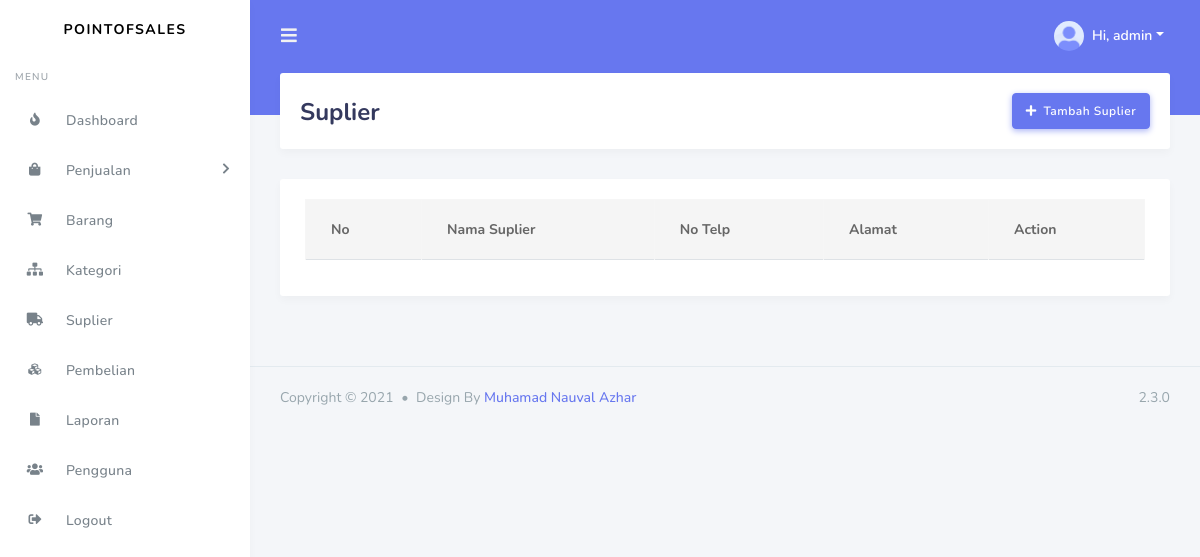
Page /suplier.php (signed in) on the earlier database version.
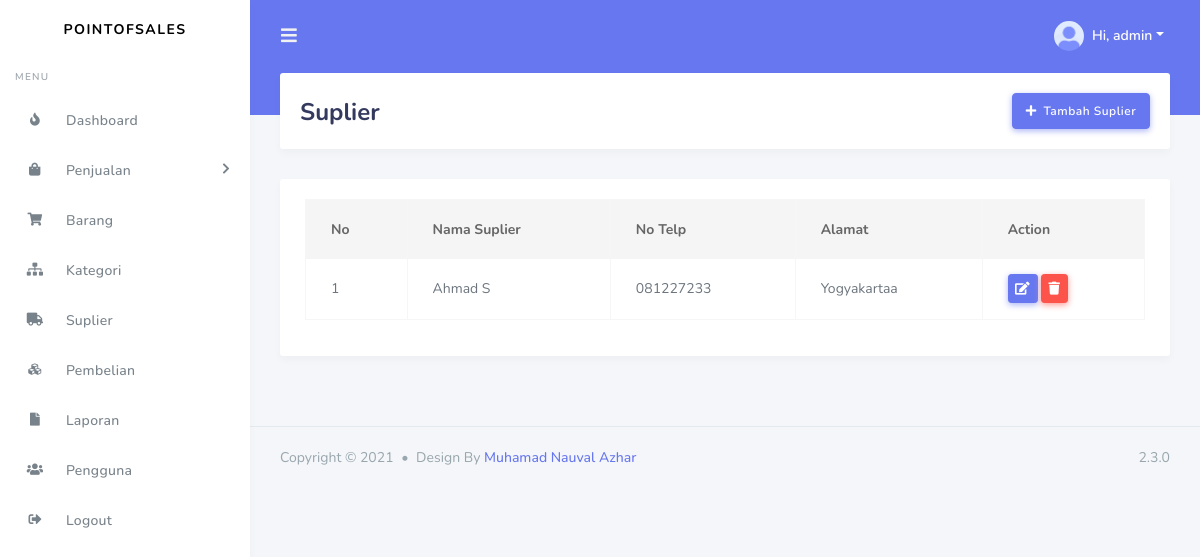
Same page on the later database version.
### tables this page shows
CREATE TABLE `tbl_suplier` (
  `suplier_id` int(11) NOT NULL,
  `suplier_name` varchar(50) NOT NULL,
  `suplier_alamat` varchar(120) NOT NULL,
  `suplier_notlp` varchar(20) NOT NULL
);

### suplier.php (the view, shortened to what this page needs)
<?php
include('./include/koneksi.php');
if(strlen($_SESSION['username'])==0)
	{
header('location:login.php');
}
else{
?>
<?php include('./include/head.php');?>
<?php include('./include/navbar.php');?>
<?php include('./include/sidebar.php');?>
<div class="main-content">
  <section class="section">
    <div class="section-header">
      <h1>Suplier</h1>
      <div class="section-header-breadcrumb">
          <button class="btn btn-primary btn-icon icon-left" data-toggle="modal" data-target="#AddStok"><i class="fas fa-plus"></i> Tambah Suplier</button>
      </div>
    </div>
    <div class="section-body">
        <div class="row">
            <div class="col">
                <div class="card">
                    <div class="card-body">
                        <table id="example2" class="table table-bordered table-hover">
                            <thead>
                                <tr>
                                    <th>No</th>
                                    <th>Nama Suplier</th>
                                    <th>No Telp</th>
                                    <th>Alamat</th>
                                    <th>Action</th>
                                </tr>
                            </thead>
                            <tbody>
                                <?php
                                        $sql = "select * from tbl_suplier";
                                        $query = $dbh -> prepare($sql);
                                        $query->execute();
                                        $results=$query->fetchAll(PDO::FETCH_OBJ);
                                        $nmr=1;
                                        if($query->rowCount() > 0){
                                            foreach($results as $res){
                                    ?>
                                <tr>
                                    <td><?php echo htmlentities($nmr);?></td>
                                    <td><?php echo htmlentities($res->suplier_name);?></td>
                                    <td><?php echo htmlentities($res->suplier_notlp);?></td>
                                    <td><?php echo htmlentities($res->suplier_alamat);?></td>
                                    <td>
                                        <button class="btn btn-sm btn-primary" data-toggle="modal" data-target="#MyModal<?php echo $res->suplier_id;?>"><i class="fas fa-edit"></i></button>
                                        <a href="suplier.php?del=<?php echo $res->suplier_id;?>" onclick="return confirm('Do you want to delete');" class="btn btn-sm btn-danger"><i class="fas fa-trash"></i></a>
                                    </td>
                                </tr>
                                <?php $nmr=$nmr+1; } } ?>
                            </tbody>
                        </table>
                    </div>
                </div>
            </div>
        </div>
    </div>
  </section>
</div>
<?php include('./include/footer.php');?>
<?php include('./include/script.php');?>
</body>
</html>
<?php } ?>

### include/head.php (shortened to what this page needs)
<!DOCTYPE html>
<html lang="en">
<head>
  <link rel="stylesheet" href="assets/plugins/datatables-bs4/css/dataTables.bootstrap4.min.css">
  <link rel="stylesheet" href="assets/plugins/datatables-responsive/css/responsive.bootstrap4.min.css">
  <link rel="stylesheet" href="assets/plugins/datatables-buttons/css/buttons.bootstrap4.min.css">
  <link rel="stylesheet" href="https://stackpath.bootstrapcdn.com/bootstrap/4.3.1/css/bootstrap.min.css">
  <link rel="stylesheet" href="https://use.fontawesome.com/releases/v5.7.2/css/all.css">
  <link rel="stylesheet" href="assets/dist/css/iziToast.min.css">
  <link rel="stylesheet" href="./assets/css/style.css">
  <link rel="stylesheet" href="./assets/css/components.css">
</head>

### include/navbar.php (shortened to what this page needs)
<body>
  <div id="app">
    <div class="main-wrapper">
      <div class="navbar-bg"></div>
        <nav class="navbar navbar-expand-lg main-navbar">
                <form class="form-inline mr-auto">
                <ul class="navbar-nav mr-3">
                    <li><a href="#" data-toggle="sidebar" class="nav-link nav-link-lg"><i class="fas fa-bars"></i></a></li>
                </ul>
                </form>
                <ul class="navbar-nav navbar-right">
                <li class="dropdown"><a href="#" data-toggle="dropdown" class="nav-link dropdown-toggle nav-link-lg nav-link-user">
                    <img alt="image" src="./assets/img/avatar/avatar-1.png" class="rounded-circle mr-1">
                    <div class="d-sm-none d-lg-inline-block">Hi, <?= $_SESSION['username']?></div></a>
                </li>
                </ul>
            </nav>

### include/sidebar.php (shortened to what this page needs)
<div class="main-sidebar">
        <aside id="sidebar-wrapper">
          <div class="sidebar-brand">
            <a href="index.html">PointOfSales</a>
          </div>
          <ul class="sidebar-menu">
              <li class="menu-header">MENU</li>
              <li><a class="nav-link" href="index.php"><i class="fas fa-fire"></i> <span>Dashboard</span></a></li>
              <li class="nav-item dropdown">
                <a href="#" class="nav-link has-dropdown"><i class="fas fa-shopping-bag"></i><span>Penjualan</span></a>
              </li>
              <li><a class="nav-link" href="barang.php"><i class="fas fa-shopping-cart"></i> <span>Barang</span></a></li>
              <li><a class="nav-link" href="kategori.php"><i class="fas fa-sitemap"></i> <span>Kategori</span></a></li>
              <li><a class="nav-link" href="suplier.php"><i class="fas fa-truck"></i> <span>Suplier</span></a></li>
              <li><a class="nav-link" href="pembelian.php"><i class="fas fa-cubes"></i> <span>Pembelian</span></a></li>
              <li><a class="nav-link" href="laporan.php"><i class="fas fa-file"></i> <span>Laporan</span></a></li>
              <li><a class="nav-link" href="pengguna.php"><i class="fas fa-users"></i> <span>Pengguna</span></a></li>
              <li><a class="nav-link" href="logout.php"><i class="fas fa-sign-out-alt"></i> <span>Logout</span></a></li>
            </ul>
        </aside>
      </div>

### include/footer.php
<footer class="main-footer">
        <div class="footer-left">
          Copyright &copy; 2021 <div class="bullet"></div> Design By <a href="https://nauval.in/">Muhamad Nauval Azhar</a>
        </div>
        <div class="footer-right">
          2.3.0
        </div>
      </footer>

### include/script.php (shortened to what this page needs)
</div>
  </div>

Differences in the rows shown:
added tbl_suplier: suplier_name "Ahmad S", suplier_notlp "081227233", suplier_alamat "Yogyakartaa"
